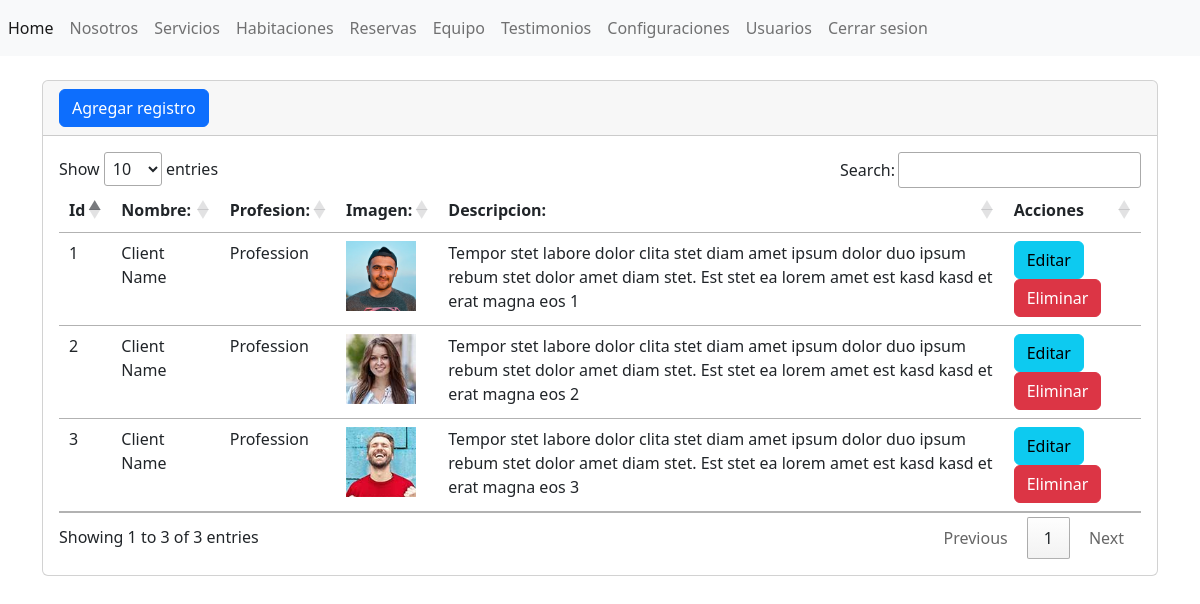
The app's page /admin/secciones/testimonios/index.php (signed in) with its own data.
### tables this page shows
CREATE TABLE IF NOT EXISTS tbl_testimonios (
  id INT AUTO_INCREMENT PRIMARY KEY,
  nombre VARCHAR(255) NOT NULL,
  profesion VARCHAR(1000) NOT NULL,
  imagen VARCHAR(255) NOT NULL,
  descripcion TEXT NOT NULL
);

### admin/secciones/testimonios/index.php (the view, shortened to what this page needs)
<?php include("../../bd.php");
$sentencia= $conexion->prepare("SELECT * FROM `tbl_testimonios`");
$sentencia->execute();
$lista_testimonios=$sentencia->fetchAll(PDO::FETCH_ASSOC);
include("../../templates/header.php");?>
<div class="card">
    <div class="card-header">
        <a name="" id="" class="btn btn-primary" href="crear.php" role="button">Agregar registro</a>
    </div>
    <div class="card-body">
         <div class="table-responsive">
            <table class="table">
                <thead>
                    <tr>
                        <th scope="col">Id</th>
                        <th scope="col">Nombre:</th>
                        <th scope="col">Profesion:</th>
                        <th scope="col">Imagen:</th>
                        <th scope="col">Descripcion:</th>
                        <th scope="col">Acciones</th>
                    </tr>
                </thead>
                <tbody>
                <?php foreach($lista_testimonios as $registros){?>
                    <tr>
                        <td><?php echo $registros["id"] ?></td>
                        <td><?php echo $registros["nombre"] ?></td>
                        <td><?php echo $registros["profesion"] ?></td>
                        <td><img width="70" src="../../../img/<?php echo $registros['imagen'];?>"/></td>
                        <td><?php echo $registros["descripcion"] ?></td>
                        <td>
                        <a name="" id="" class="btn btn-info" href="editar.php?txtid=<?php echo $registros['id']; ?> " role="button" role="button">Editar</a>
                            <a name="" id="" class="btn btn-danger" href="index.php?txtid=<?php echo $registros['id']; ?>" role="button">Eliminar</a>
                        </td>
                    </tr>
                  <?php } ?>
                </tbody>
            </table>
        </div>
    </div>
</div>
<?php include("../../templates/footer.php"); ?>

### records on screen
tbl_testimonios: id "1", nombre "Client Name", profesion "Profession", imagen (picture), descripcion "Tempor stet labore dolor clita stet diam amet ipsum dolor duo ipsum rebum stet dolor amet diam stet. Est stet ea lorem amet est kasd kasd et erat magna eos 1"
tbl_testimonios: id "2", nombre "Client Name", profesion "Profession", imagen (picture), descripcion "Tempor stet labore dolor clita stet diam amet ipsum dolor duo ipsum rebum stet dolor amet diam stet. Est stet ea lorem amet est kasd kasd et erat magna eos 2"
tbl_testimonios: id "3", nombre "Client Name", profesion "Profession", imagen (picture), descripcion "Tempor stet labore dolor clita stet diam amet ipsum dolor duo ipsum rebum stet dolor amet diam stet. Est stet ea lorem amet est kasd kasd et erat magna eos 3"
